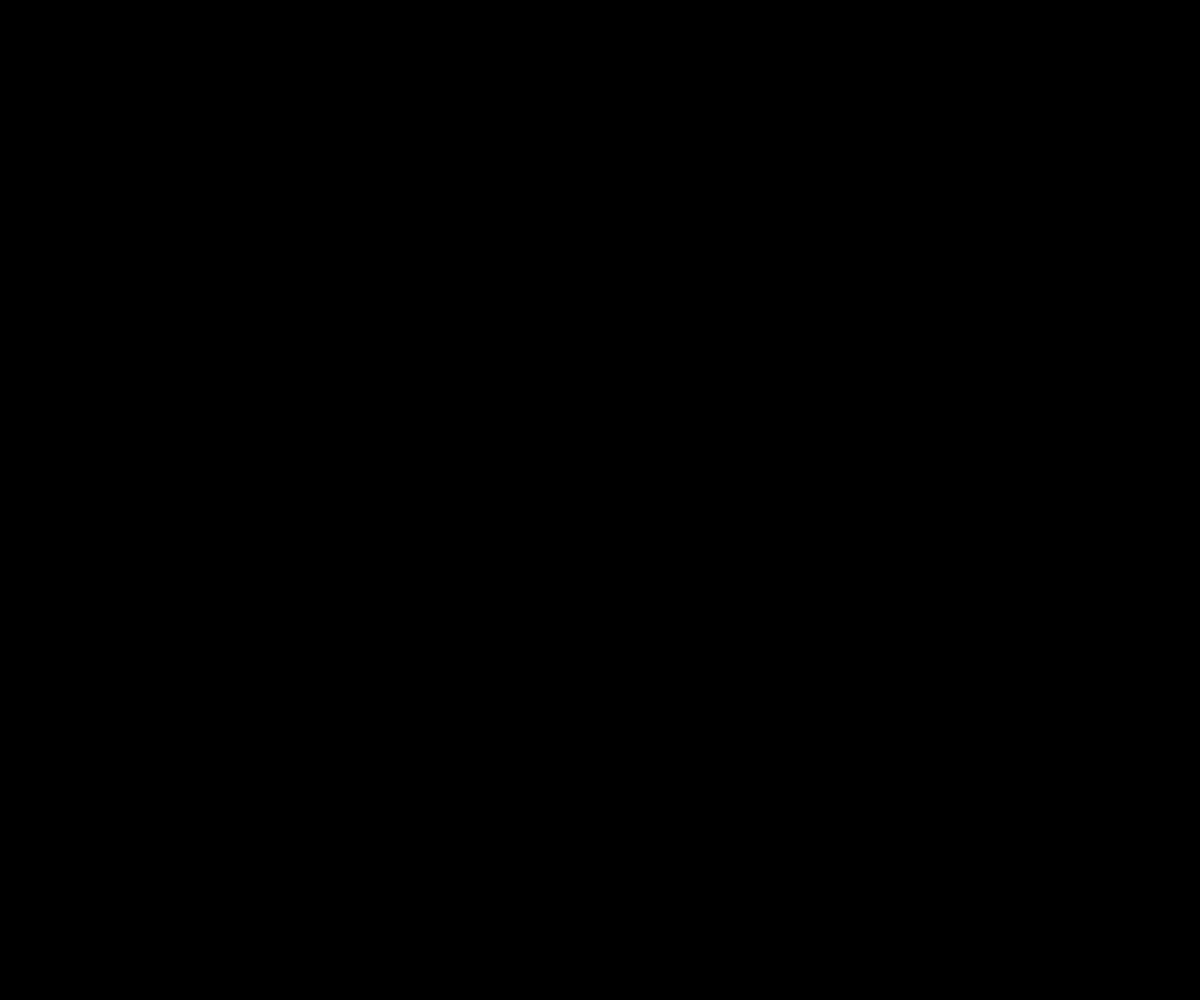
Frame 1 (no input)
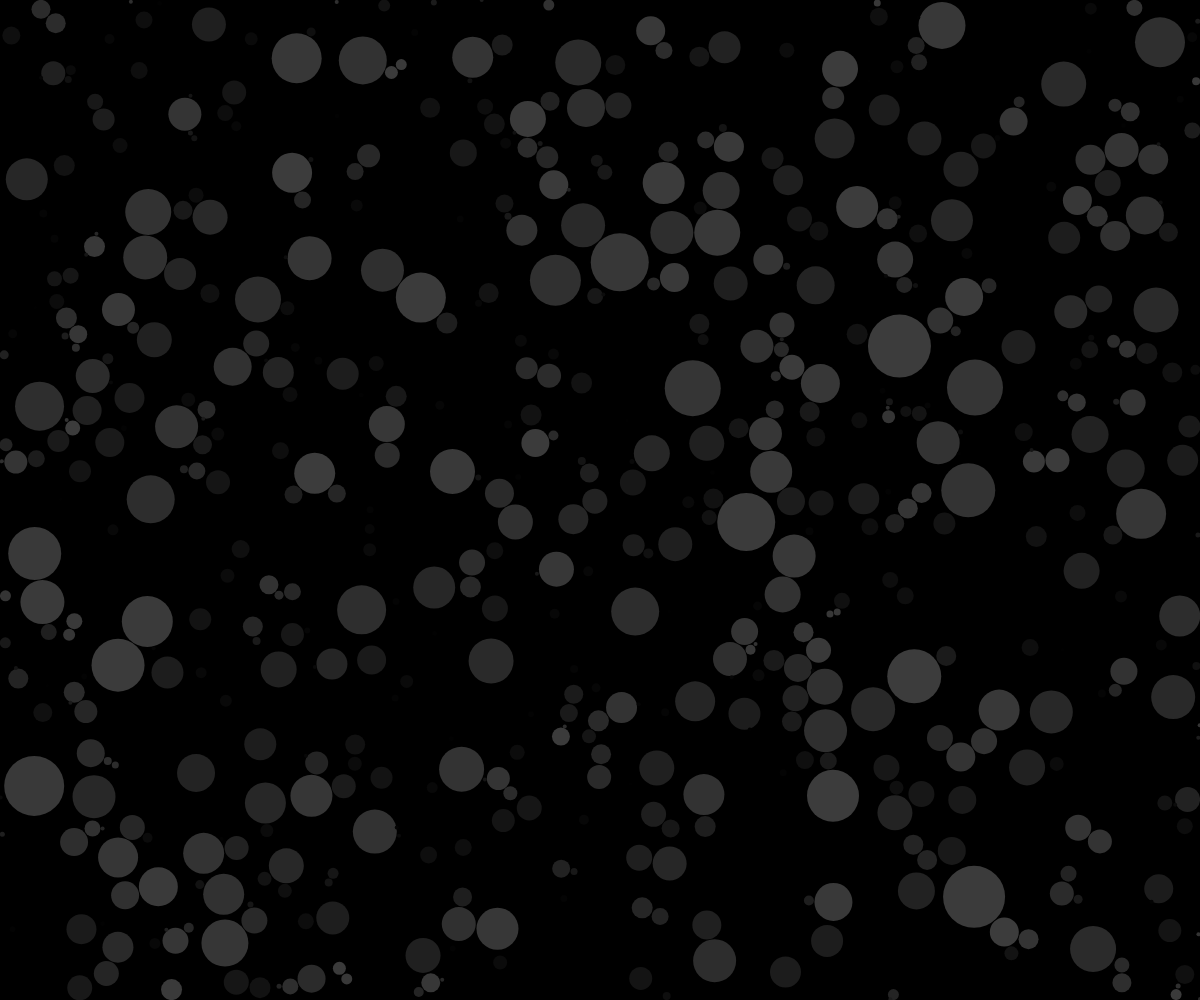
Frame 60 (no input)
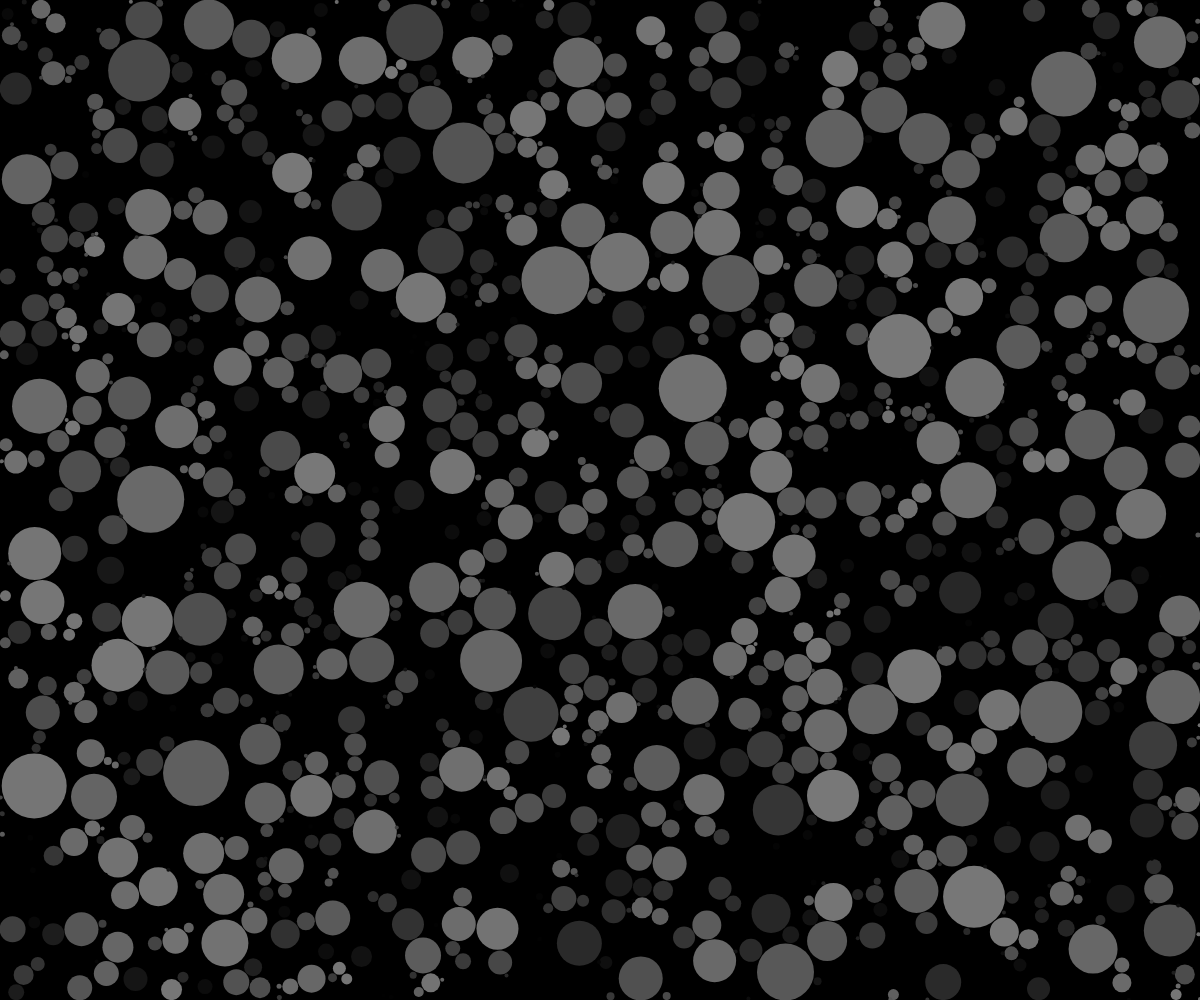
Frame 120 (the mouse pressed at the canvas centre since frame 60)

The p5.js sketch that drew these frames (run headless with seeded random() and noise() and a simulated clock; from frame 60 on, the mouse is pressed at the canvas centre):

// p5.js sketch
// ── sketch.js
class Circle {
  constructor(x, y) {
    this.x = x;
    this.y = y;
    this.r = 2;
    this.g = true;
    this.i = 0;
  }

  grow() {
    if (this.g) {
      this.r += 0.5;
    }
  }

  edges() {
    return (
      this.x + this.r > width ||
      this.x - this.r < 0 ||
      this.y + this.r > height ||
      this.y - this.r < 0
    );
  }

  show() {
    // strokeWeight(1);
    // stroke(255);
    this.i = (this.i + 1) % 255;
    noStroke();
    fill(this.i);
    ellipse(this.x, this.y, this.r * 2);
  }
}

let circles = [];

function setup() {
  createCanvas(window.innerWidth, window.innerHeight);
  //frameRate(5);
}

function newCircle() {
  let x = random(width);
  let y = random(height);
  let valid = true;
  for (let i = 0; i < circles.length; i++) {
    let d = dist(x, y, circles[i].x, circles[i].y);
    if (d < circles[i].r) {
      valid = false;
      break;
    }
  }
  if (valid) {
    return new Circle(x, y);
  } else {
    return null;
  }
}

function draw() {
  background(0);
  let total = 10;
  let count = 0;
  let att = 0;
  while (count < total) {
    let c = newCircle();
    if (c != null) {
      circles.push(c);
      count++;
    }
    att++;
    if (att > 1000) {
      break;
    }
  }

  for (let i = 0; i < circles.length; i++) {
    if (circles[i].g) {
      if (circles[i].edges()) {
        circles[i].g = false;
      } else {
        for (let j = 0; j < circles.length; j++) {
          if (circles[i] != circles[j]) {
            let d = dist(
              circles[i].x,
              circles[i].y,
              circles[j].x,
              circles[j].y
            );
            if (d - 1 < circles[i].r + circles[j].r) {
              circles[i].g = false;
              break;
            }
          }
        }
      }
    }
    circles[i].show();
    circles[i].grow();
  }
}
